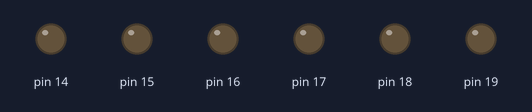
Recording of a sketch running on a simulated Arduino Uno, built with avr-gcc and run on an emulated ATmega328P. Shown: output pins drawn as LEDs (lit = HIGH).

Above: at 0.1 s.
At 4.0 s:
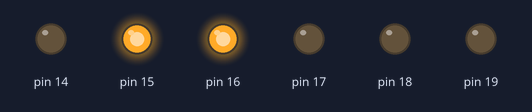
At 10.0 s:
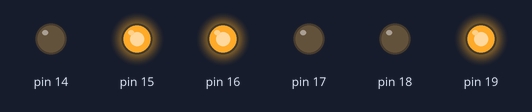
At 20.0 s:
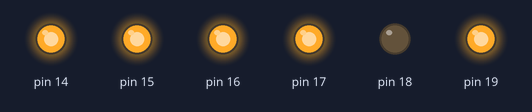
At 27.9 s:
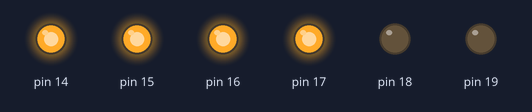
At 37.9 s:
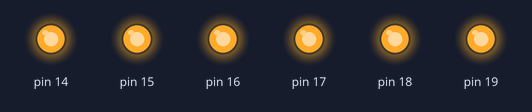
Timing chart, 0 to 40.0 s (numbered marks = the images above):
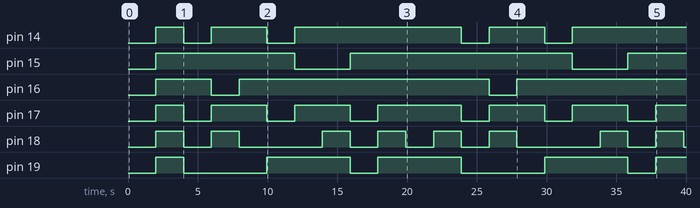

Measured:
- by itself, pin 14: LOW → HIGH at 2.0 s, → LOW 2.0 s later, → HIGH 2.0 s later, → LOW 4.0 s later, … (9 changes in this stretch)
- by itself, pin 15: goes HIGH 10.0 s, LOW 4.0 s, HIGH 15.9 s, LOW 4.0 s, then HIGH
- by itself, pin 16: goes HIGH 4.0 s, LOW 2.0 s, HIGH 17.9 s, LOW 2.0 s, then HIGH
- by itself, pin 17: LOW → HIGH at 2.0 s, → LOW 2.0 s later, → HIGH 2.0 s later, → LOW 4.0 s later, … (13 changes in this stretch)
- by itself, pin 18: LOW → HIGH at 2.0 s, → LOW 2.0 s later, → HIGH 2.0 s later, → LOW 2.0 s later, … (16 changes in this stretch)
- by itself, pin 19: LOW → HIGH at 2.0 s, → LOW 2.0 s later, → HIGH 6.0 s later, → LOW 6.0 s later, … (9 changes in this stretch)

The sketch:

sketch_mar5d.ino
```cpp
#include <avr/io.h>
#include <avr/interrupt.h>
volatile uint8_t tot_overflow;
volatile uint8_t x;
ISR(TIMER2_OVF_vect)
{
 tot_overflow++;
}

void timer2_init(void)
{
  // set up timer with prescaler = 256
 TCCR2B |= (1 << CS21);
TCCR2B |= (1 << CS22);
// initialize counter
TCNT2 = 0;
// enable overflow interrupt
TIMSK2 |= (1 << TOIE0);
// enable global interrupts
sei();
// initialize overflow counter variable
tot_overflow = 0;
}
void setup() {
  x=0;
}

void loop() {

DDRC =0xFF;
// initialize timer
timer2_init();
while(1){
// check if no. of overflows = 12
if (tot_overflow >=244 ) // NOTE: '>=' is used
{
// check if the timer count reaches 53
if (x==0){
PORTC =0b0111111; // toggles the led
TCNT2 = 0; // reset counter
tot_overflow = 0; // reset overflow counter
x++;
}
else if (x==1){
PORTC =0b0000110; // toggles the led
TCNT2 = 0; // reset counter
tot_overflow = 0; // reset overflow counter
x++;
}
else if (x==2){
PORTC =0b1011011; // toggles the led
TCNT2 = 0; // reset counter
tot_overflow = 0; // reset overflow counter
x++;
}
else if (x==3){
PORTC =0b1001111; // toggles the led
TCNT2 = 0; // reset counter
tot_overflow = 0; // reset overflow counter
x++;
}
else if (x==4){
PORTC =0b1100110; // toggles the led
TCNT2 = 0; // reset counter
tot_overflow = 0; // reset overflow counter
x++;
}
else if (x==5){
PORTC =0b1101101; // toggles the led
TCNT2 = 0; // reset counter
tot_overflow = 0; // reset overflow counter
x++;
}
else if (x==6){
PORTC =0b1111101; // toggles the led
TCNT2 = 0; // reset counter
tot_overflow = 0; // reset overflow counter
x++;
}
else if (x==7){
PORTC =0b0000111; // toggles the led
TCNT2 = 0; // reset counter
tot_overflow = 0; // reset overflow counter
x++;
}
else if (x==8){
PORTC =0b1111111; // toggles the led
TCNT2 = 0; // reset counter
tot_overflow = 0; // reset overflow counter
x++;
}
else {
PORTC =0b1101111; // toggles the led
TCNT2 = 0; // reset counter
tot_overflow = 0;
x=0;// reset overflow counter
}
} }
}
```
